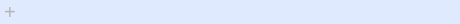
     <widget class="QWidget" name="dxqtab" native="true">
      <property name="maximumSize">
       <size>
        <width>16777215</width>
        <height>24</height>
       </size>
      </property>
      <property name="styleSheet">
       <string notr="true">background-color:rgb(223,234,254)</string>
      </property>
      <layout class="QHBoxLayout" name="horizontalLayout_13">
       <property name="spacing">
        <number>0</number>
       </property>
       <property name="leftMargin">
        <number>0</number>
       </property>
       <property name="topMargin">
        <number>0</number>
       </property>
       <property name="rightMargin">
        <number>0</number>
       </property>
       <property name="bottomMargin">
        <number>0</number>
       </property>
       <item>
        <widget class="QWidget" name="dxqbar" native="true">
         <property name="minimumSize">
          <size>
           <width>0</width>
           <height>0</height>
          </size>
         </property>
         <layout class="QHBoxLayout" name="dxqbar_ho">
          <property name="spacing">
           <number>0</number>
          </property>
          <property name="leftMargin">
           <number>0</number>
          </property>
          <property name="topMargin">
           <number>0</number>
          </property>
          <property name="rightMargin">
           <number>0</number>
          </property>
          <property name="bottomMargin">
           <number>0</number>
          </property>
         </layout>
        </widget>
       </item>
       <item>
        <widget class="QPushButton" name="add">
         <property name="minimumSize">
          <size>
           <width>20</width>
           <height>20</height>
          </size>
         </property>
         <property name="maximumSize">
          <size>
           <width>20</width>
           <height>20</height>
          </size>
         </property>
         <property name="cursor">
          <cursorShape>PointingHandCursor</cursorShape>
         </property>
         <property name="styleSheet">
          <string notr="true">QPushButton{
color:rgb(180,180,180);
font-size:20px;
border:none;
}
QPushButton:hover{
color:black;
border:none;
}</string>
         </property>
         <property name="text">
          <string>+</string>
         </property>
        </widget>
       </item>
       <item>
        <spacer name="horizontalSpacer">
         <property name="orientation">
          <enum>Qt::Horizontal</enum>
         </property>
         <property name="sizeHint" stdset="0">
          <size>
           <width>40</width>
           <height>20</height>
          </size>
         </property>
        </spacer>
       </item>
       <item>
        <widget class="QWidget" name="widget_12" native="true">
         <property name="minimumSize">
          <size>
           <width>300</width>
           <height>0</height>
          </size>
         </property>
         <property name="styleSheet">
          <string notr="true">background-color: rgba(74, 255, 228, 0);
border:0px;</string>
         </property>
         <layout class="QHBoxLayout" name="horizontalLayout_6">
          <property name="spacing">
           <number>25</number>
          </property>
          <property name="leftMargin">
           <number>0</number>
          </property>
          <property name="topMargin">
           <number>0</number>
          </property>
          <property name="rightMargin">
           <number>25</number>
          </property>
          <property name="bottomMargin">
           <number>0</number>
          </property>
          <item>
           <spacer name="horizontalSpacer_2">
            <property name="orientation">
             <enum>Qt::Horizontal</enum>
            </property>
            <property name="sizeHint" stdset="0">
             <size>
              <width>40</width>
              <height>20</height>
             </size>
            </property>
           </spacer>
          </item>
          <item>
           <widget class="QPushButton" name="configdelete">
            <property name="minimumSize">
             <size>
              <width>20</width>
              <height>20</height>
             </size>
            </property>
            <property name="maximumSize">
             <size>
              <width>20</width>
              <height>20</height>
             </size>
            </property>
            <property name="text">
             <string/>
            </property>
           </widget>
          </item>
          <item>
           <widget class="ConfigNameSpace::ConfigElementSelector" name="configgroup">
            <property name="minimumSize">
             <size>
              <width>20</width>
              <height>20</height>
             </size>
            </property>
            <property name="maximumSize">
             <size>
              <width>20</width>
              <height>20</height>
             </size>
            </property>
            <property name="text">
             <string/>
            </property>
           </widget>
          </item>
          <item>
           <widget class="ConfigNameSpace::ConfigElementSelector" name="confitbtn">
            <property name="minimumSize">
             <size>
              <width>20</width>
              <height>20</height>
             </size>
            </property>
            <property name="maximumSize">
             <size>
              <width>20</width>
              <height>20</height>
             </size>
            </property>
            <property name="text">
             <string/>
            </property>
           </widget>
          </item>
          <item>
           <widget class="ConfigNameSpace::ConfigElementSelector" name="configlabel">
            <property name="minimumSize">
             <size>
              <width>20</width>
              <height>20</height>
             </size>
            </property>
            <property name="maximumSize">
             <size>
              <width>20</width>
              <height>20</height>
             </size>
            </property>
            <property name="text">
             <string/>
            </property>
           </widget>
          </item>
          <item>
           <widget class="ConfigNameSpace::ConfigElementSelector" name="configcurve">
            <property name="minimumSize">
             <size>
              <width>20</width>
              <height>20</height>
             </size>
            </property>
            <property name="maximumSize">
             <size>
              <width>20</width>
              <height>20</height>
             </size>
            </property>
            <property name="text">
             <string/>
            </property>
           </widget>
          </item>
          <item>
           <widget class="QPushButton" name="configsave">
            <property name="minimumSize">
             <size>
              <width>20</width>
              <height>20</height>
             </size>
            </property>
            <property name="maximumSize">
             <size>
              <width>20</width>
              <height>20</height>
             </size>
            </property>
            <property name="text">
             <string/>
            </property>
           </widget>
          </item>
          <item>
           <widget class="QPushButton" name="configstyle">
            <property name="minimumSize">
             <size>
              <width>20</width>
              <height>20</height>
             </size>
            </property>
            <property name="maximumSize">
             <size>
              <width>20</width>
              <height>20</height>
             </size>
            </property>
            <property name="text">
             <string/>
            </property>
           </widget>
          </item>
          <item>
           <widget class="QPushButton" name="configedit">
            <property name="minimumSize">
             <size>
              <width>20</width>
              <height>20</height>
             </size>
            </property>
            <property name="maximumSize">
             <size>
              <width>20</width>
              <height>20</height>
             </size>
            </property>
            <property name="styleSheet">
             <string notr="true"/>
            </property>
            <property name="text">
             <string/>
            </property>
           </widget>
          </item>
         </layout>
        </widget>
       </item>
      </layout>
     </widget>
